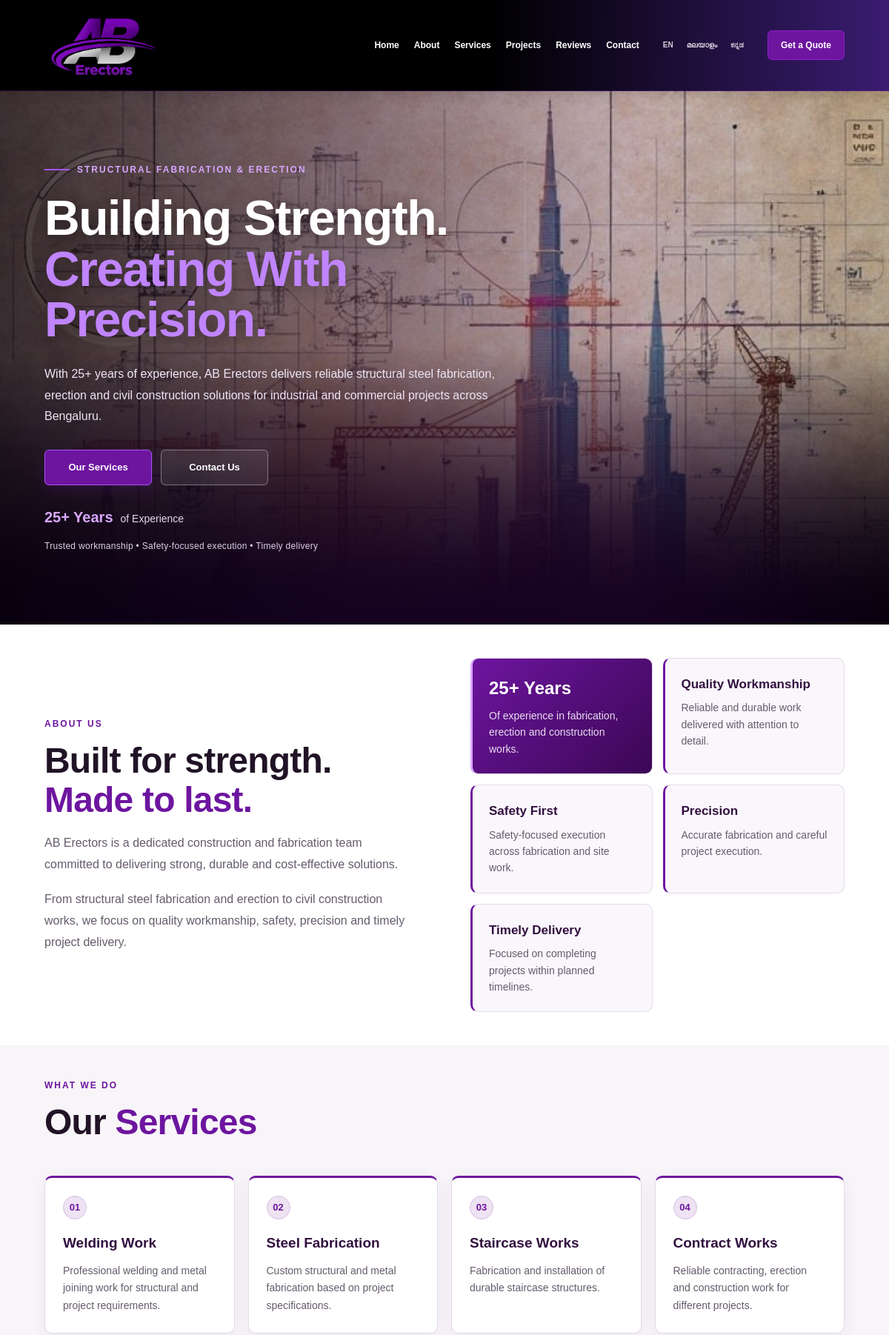
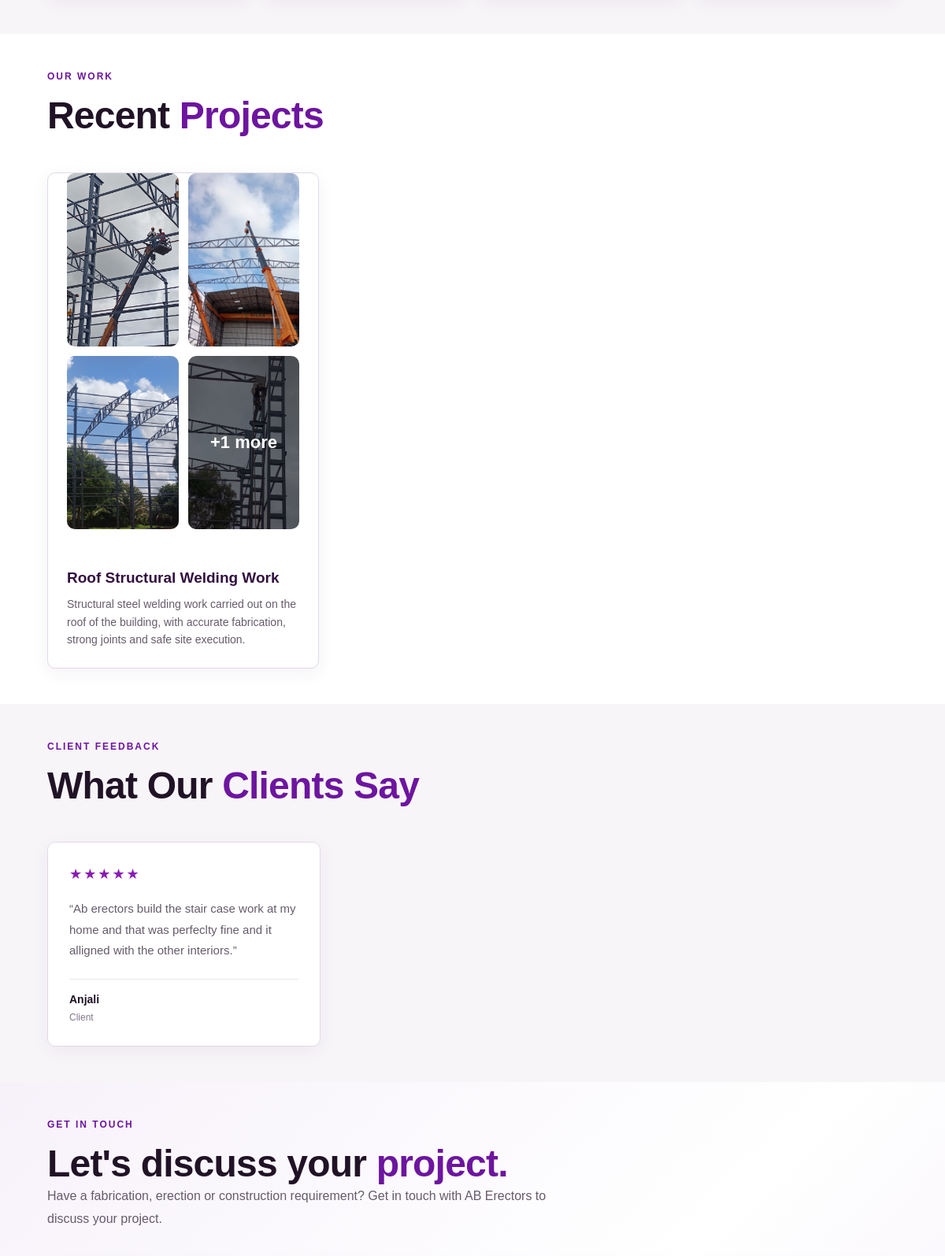
The page / (upper part) on the database its author committed (2 pictures, top to bottom).
### website/models.py (models this page shows, shortened)
class Service(models.Model):
    name = models.CharField(max_length=100)
    description = models.TextField()

class ProjectImage(models.Model):
    project = models.ForeignKey(
        Project,
        on_delete=models.CASCADE,
        related_name="images"
    )
    image = models.ImageField(upload_to="projects/", blank=True, null=True)
    video = models.FileField(
        upload_to="projects/videos/",
        blank=True,
        null=True
    )

class Project(models.Model):
    title = models.CharField(max_length=200)
    description = models.TextField(blank=True)

class Review(models.Model):
    name = models.CharField(max_length=100)
    review = models.TextField()
    rating = models.PositiveIntegerField(default=5)
    image = models.ImageField(upload_to="reviews/", blank=True, null=True)

### website/views.py (the view, shortened to what this page needs)
# urls.py: path("", home, name="home"),
def home(request):
    services = Service.objects.all()
    projects = Project.objects.all()
    for project in projects:
        project.project_images = list(project.images.all())
        project.preview_images = project.project_images[:4]
        project.extra_image_count = max(
            0,
            len(project.project_images) - 4
        )
    reviews = Review.objects.all()
    return render(
        request,
        "index.html",
        {
            "services": services,
            "projects": projects,
            "reviews": reviews,
        },
    )

### website/templates/index.html (shortened to what this page needs)
<!doctype html>
<html lang="en">
  <head>
    {% load static %}
    <link rel="stylesheet" href="{% static 'style.css' %}" />
  </head>
  <body>
    <header class="navbar">
      <div class="container nav-container">
        <a href="#home" class="logo">
          <img src="{% static 'images/ab_erectors.png' %}" alt="AB Erectors" />
        </a>
        <nav class="nav-links">
          <a href="#home">Home</a>
          <a href="#about">About</a>
          <a href="#services">Services</a>
          <a href="#projects">Projects</a>
          <a href="#reviews">Reviews</a>
          <a href="#contact">Contact</a>
          <div class="language-switcher">
            <button type="button" onclick="setLanguage('en')">EN</button>
            <button type="button" onclick="setLanguage('ml')">മലയാളം</button>
            <button type="button" onclick="setLanguage('kn')">ಕನ್ನಡ</button>
          </div>
        </nav>
        <a href="#contact" class="nav-button"> Get a Quote </a>
      </div>
    </header>
    <main>
      <section class="hero" id="home">
        <div class="hero-bg">
          <img
            src="{% static 'images/hero-ab.jpg' %}"
            alt="AB Erectors construction and fabrication work"
          />
        </div>
        <div class="hero-overlay"></div>
        <div class="container hero-container">
          <div class="hero-content">
            <p class="hero-tag">
              <span></span>
              STRUCTURAL FABRICATION & ERECTION
            </p>
            <h1>
              Building Strength.
              <br />
              <span>Creating With Precision.</span>
            </h1>
            <p class="hero-description">
              With 25+ years of experience, AB Erectors delivers reliable
              structural steel fabrication, erection and civil construction
              solutions for industrial and commercial projects across Bengaluru.
            </p>
            <div class="hero-buttons">
              <a href="#services" class="btn primary-btn"> Our Services </a>
              <a href="#contact" class="btn secondary-btn"> Contact Us </a>
            </div>
            <div class="hero-experience">
              <strong>25+ Years</strong>
              <span>of Experience</span>
            </div>
            <p class="hero-note">
              Trusted workmanship • Safety-focused execution • Timely delivery
            </p>
          </div>
        </div>
      </section>
      <section class="about" id="about">
        <div class="container about-container">
          <div class="about-content">
            <p class="section-tag">ABOUT US</p>
            <h2>
              Built for strength.
              <span>Made to last.</span>
            </h2>
            <p class="about-text">
              AB Erectors is a dedicated construction and fabrication team
              committed to delivering strong, durable and cost-effective
              solutions.
            </p>
            <p class="about-text">
              From structural steel fabrication and erection to civil
              construction works, we focus on quality workmanship, safety,
              precision and timely project delivery.
            </p>
          </div>
          <div class="about-highlights">
            <div class="highlight-card experience-card">
              <h3>25+ Years</h3>
              <p>
                Of experience in fabrication, erection and construction works.
              </p>
            </div>
            <div class="highlight-card">
              <h3>Quality Workmanship</h3>
              <p>
                Reliable and durable work delivered with attention to detail.
              </p>
            </div>
            <div class="highlight-card">
              <h3>Safety First</h3>
              <p>Safety-focused execution across fabrication and site work.</p>
            </div>
            <div class="highlight-card">
              <h3>Precision</h3>
              <p>Accurate fabrication and careful project execution.</p>
            </div>
            <div class="highlight-card">
              <h3>Timely Delivery</h3>
              <p>Focused on completing projects within planned timelines.</p>
            </div>
          </div>
        </div>
      </section>
      <section class="services" id="services">
        <div class="container">
          <p class="section-tag">WHAT WE DO</p>
          <h2>Our <span>Services</span></h2>
          <div class="service-grid">
            {% for service in services %}
            <div class="service-card">
              <div class="service-number">
                {{ forloop.counter|stringformat:"02d" }}
              </div>
              <h3>{{ service.name }}</h3>
              <p>{{ service.description }}</p>
            </div>
            {% empty %}
            <div class="content-empty">
              <p>Our services will be updated here.</p>
            </div>
            {% endfor %}
          </div>
        </div>
      </section>
      <section class="projects" id="projects">
        <div class="container">
          <p class="section-tag">OUR WORK</p>
          <h2>Recent <span>Projects</span></h2>
          <div class="project-grid">
            {% for project in projects %}
            <article class="project-card">
              <div class="project-gallery">
                {% for project_image in project.preview_images %}
                <div class="project-image">
                  <img
                    src="{{ project_image.image.url }}"
                    alt="{{ project.title }}"
                    loading="lazy"
                  />
                  {% if forloop.last and project.extra_image_count > 0 %}
                  <button
                    type="button"
                    class="more-overlay"
                    onclick="showProjectImages(this)"
                  >
                    +{{ project.extra_image_count }} more
                  </button>
                  {% endif %}
                </div>
                {% endfor %}
              </div>
              <div class="project-content">
                <h3>{{ project.title }}</h3>
                {% if project.description %}
                <p>{{ project.description }}</p>
                {% endif %}
              </div>
            </article>
            {% empty %}
            <div class="projects-empty">
              <div class="empty-icon">+</div>
              <h3>Project Gallery</h3>
              <p>Our project gallery will be updated with recent work.</p>
            </div>
            {% endfor %}
          </div>
        </div>
      </section>
      <section class="reviews" id="reviews">
        <div class="container">
          <p class="section-tag">CLIENT FEEDBACK</p>
          <h2>What Our <span>Clients Say</span></h2>
          <div class="review-grid">
            {% for review in reviews %}
            <article class="review-card" data-rating="{{ review.rating }}">
              <div class="review-stars" aria-label="Client rating">
                <span class="stars"></span>
              </div>
              <p class="review-text">“{{ review.review }}”</p>
              <div class="review-name">
                <strong>{{ review.name }}</strong>
                <span>Client</span>
              </div>
            </article>
            {% empty %}
            <div class="reviews-empty">
              <div class="empty-icon">★</div>
              <h3>Client Feedback</h3>
              <p>Client reviews will appear here.</p>
            </div>
            {% endfor %}
          </div>
        </div>
      </section>
      <section class="contact" id="contact">
        <div class="container">
          <p class="section-tag">GET IN TOUCH</p>
          <h2>Let's discuss your <span>project.</span></h2>
          <p class="contact-intro">
            Have a fabrication, erection or construction requirement? Get in
            touch with AB Erectors to discuss your project.
          </p>
        </div>
      </section>
    </main>
  </body>
</html>

### rows shown on the page
Service: name "Welding Work", description "Professional welding and metal joining work for structural and project requirements."
Service: name "Steel Fabrication", description "Custom structural and metal fabrication based on project specifications."
Service: name "Staircase Works", description "Fabrication and installation of durable staircase structures."
Service: name "Contract Works", description "Reliable contracting, erection and construction work for different projects."
Project: extra_image_count "1", title "Roof Structural Welding Work", description "Structural steel welding work carried out on the roof of the building, with accurate fabrication, strong joints and safe site execution."
ProjectImage: image (picture)
ProjectImage: image (picture)
ProjectImage: image (picture)
ProjectImage: image (picture)
Review: review "Ab erectors build the stair case work at my home and that was perfeclty fine and it alligned with the other interiors.", name "Anjali"
